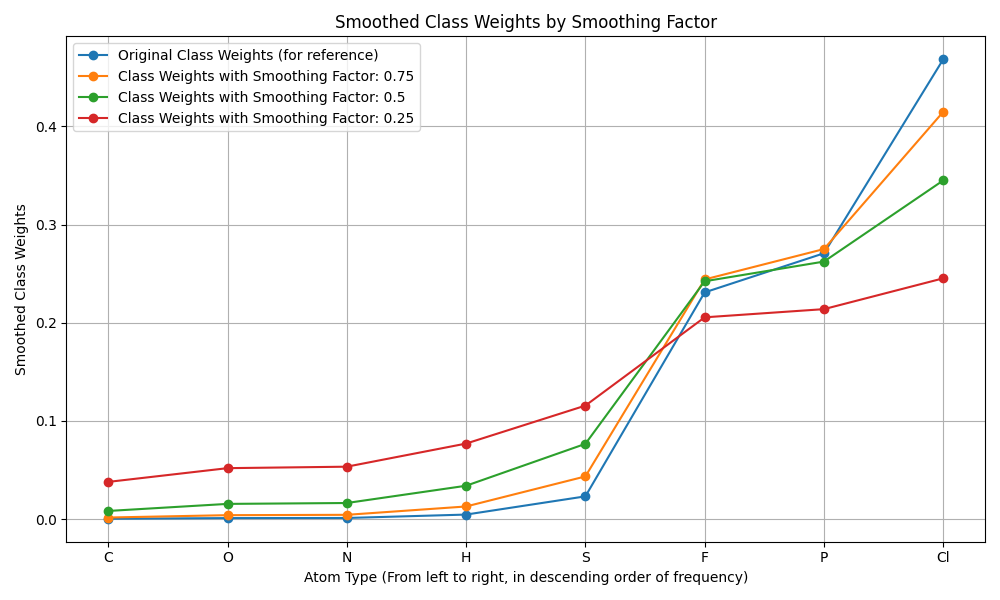

Generate this figure with Python:
import torch
import matplotlib.pyplot as plt

dataset_info = {
    'atom_encoder': {'H': 0, 'C': 1, 'N': 2, 'O': 3, 'F': 4, 'P': 5, 'S': 6, 'Cl': 7},
    'atom_types': {0: 1577180, 1: 26927525, 2: 6817964, 3: 7638308, 4: 30875, 5: 26331, 6: 308964, 7: 15221},
}

atom_encoder = dataset_info['atom_encoder']
atom_types = dataset_info['atom_types']
index_to_atom = {v: k for k, v in atom_encoder.items()}
sorted_atom_types = sorted(atom_types.items(), key=lambda x: x[1], reverse=True)
sorted_atom_encoder = {index_to_atom[k]: k for k, _ in sorted_atom_types}


class_freq_dict = dataset_info['atom_types']
sorted_keys = sorted(class_freq_dict.keys())
frequencies = torch.tensor([class_freq_dict[key] for key in sorted_keys])
inverse_frequencies = 1.0 / frequencies
class_weights = inverse_frequencies / inverse_frequencies.sum()  # normalize

# Define a smoothing factor (temperature scaling)
smoothing_factors = [0.75, 0.50, 0.25]  # This value controls the degree of smoothing. Adjust as needed.

# Prepare to plot
plt.figure(figsize=(10, 6))

# Original weights
classes = []
weights = []
for k,idx in sorted_atom_encoder.items():
    classes.append(k)
    weights.append(class_weights[idx])
plt.plot(classes, weights, marker='o', label=f'Original Class Weights (for reference)')


for smoothing_factor in smoothing_factors:
    # Apply smoothing by scaling the inverse frequencies
    smoothed_inverse_frequencies = torch.pow(inverse_frequencies, smoothing_factor)

    # Recalculate the normalized class weights
    smoothed_class_weights = smoothed_inverse_frequencies / smoothed_inverse_frequencies.sum()

    classes = []
    weights = []
    print(f"Smoothing Factor: {smoothing_factor}")
    print(f"======================")
    for k,idx in sorted_atom_encoder.items():
        print(f"{k:>2}  {dataset_info['atom_types'][idx]:>8}  {inverse_frequencies[idx]:.5e}  {class_weights[idx]:.5e}  {smoothed_class_weights[idx]:.5e}")
        classes.append(k)
        weights.append(smoothed_class_weights[idx])

    plt.plot(classes, weights, marker='o', label=f'Class Weights with Smoothing Factor: {smoothing_factor}')

# Customize the plot
plt.xlabel('Atom Type (From left to right, in descending order of frequency)')
plt.ylabel('Smoothed Class Weights')
plt.title('Smoothed Class Weights by Smoothing Factor')
plt.legend()
plt.grid()
plt.tight_layout()
plt.savefig('test_smooth.png')
plt.show()

# (geoldm) (base) 🎃 gohyixian test % python test_smooth.py
# Smoothing Factor: 0.75
# ======================
#  C  26927525  3.71367e-08  2.64788e-04  1.52112e-03
#  O   7638308  1.30919e-07  9.33464e-04  3.91349e-03
#  N   6817964  1.46671e-07  1.04578e-03  4.26159e-03
#  H   1577180  6.34043e-07  4.52078e-03  1.27762e-02
#  S    308964  3.23662e-06  2.30774e-02  4.33892e-02
#  F     30875  3.23887e-05  2.30934e-01  2.44122e-01
#  P     26331  3.79781e-05  2.70787e-01  2.75082e-01
# Cl     15221  6.56987e-05  4.68437e-01  4.14935e-01
# (geoldm) (base) 🎃 gohyixian test % python test_smooth.py
# Smoothing Factor: 0.5
# ======================
#  C  26927525  3.71367e-08  2.64788e-04  8.20315e-03
#  O   7638308  1.30919e-07  9.33464e-04  1.54021e-02
#  N   6817964  1.46671e-07  1.04578e-03  1.63024e-02
#  H   1577180  6.34043e-07  4.52078e-03  3.38952e-02
#  S    308964  3.23662e-06  2.30774e-02  7.65817e-02
#  F     30875  3.23887e-05  2.30934e-01  2.42257e-01
#  P     26331  3.79781e-05  2.70787e-01  2.62328e-01
# Cl     15221  6.56987e-05  4.68437e-01  3.45030e-01
# (geoldm) (base) 🎃 gohyixian test % python test_smooth.py
# Smoothing Factor: 0.25
# ======================
#  C  26927525  3.71367e-08  2.64788e-04  3.78173e-02
#  O   7638308  1.30919e-07  9.33464e-04  5.18192e-02
#  N   6817964  1.46671e-07  1.04578e-03  5.33122e-02
#  H   1577180  6.34043e-07  4.52078e-03  7.68723e-02
#  S    308964  3.23662e-06  2.30774e-02  1.15548e-01
#  F     30875  3.23887e-05  2.30934e-01  2.05513e-01
#  P     26331  3.79781e-05  2.70787e-01  2.13857e-01
# Cl     15221  6.56987e-05  4.68437e-01  2.45261e-01
# (geoldm) (base) 🎃 gohyixian test % python test_smooth.py
# Smoothing Factor: 0.1
# ======================
#  C  26927525  3.71367e-08  2.64788e-04  8.16116e-02
#  O   7638308  1.30919e-07  9.33464e-04  9.25703e-02
#  N   6817964  1.46671e-07  1.04578e-03  9.36281e-02
#  H   1577180  6.34043e-07  4.52078e-03  1.08389e-01
#  S    308964  3.23662e-06  2.30774e-02  1.27579e-01
#  F     30875  3.23887e-05  2.30934e-01  1.60624e-01
#  P     26331  3.79781e-05  2.70787e-01  1.63202e-01
# Cl     15221  6.56987e-05  4.68437e-01  1.72396e-01